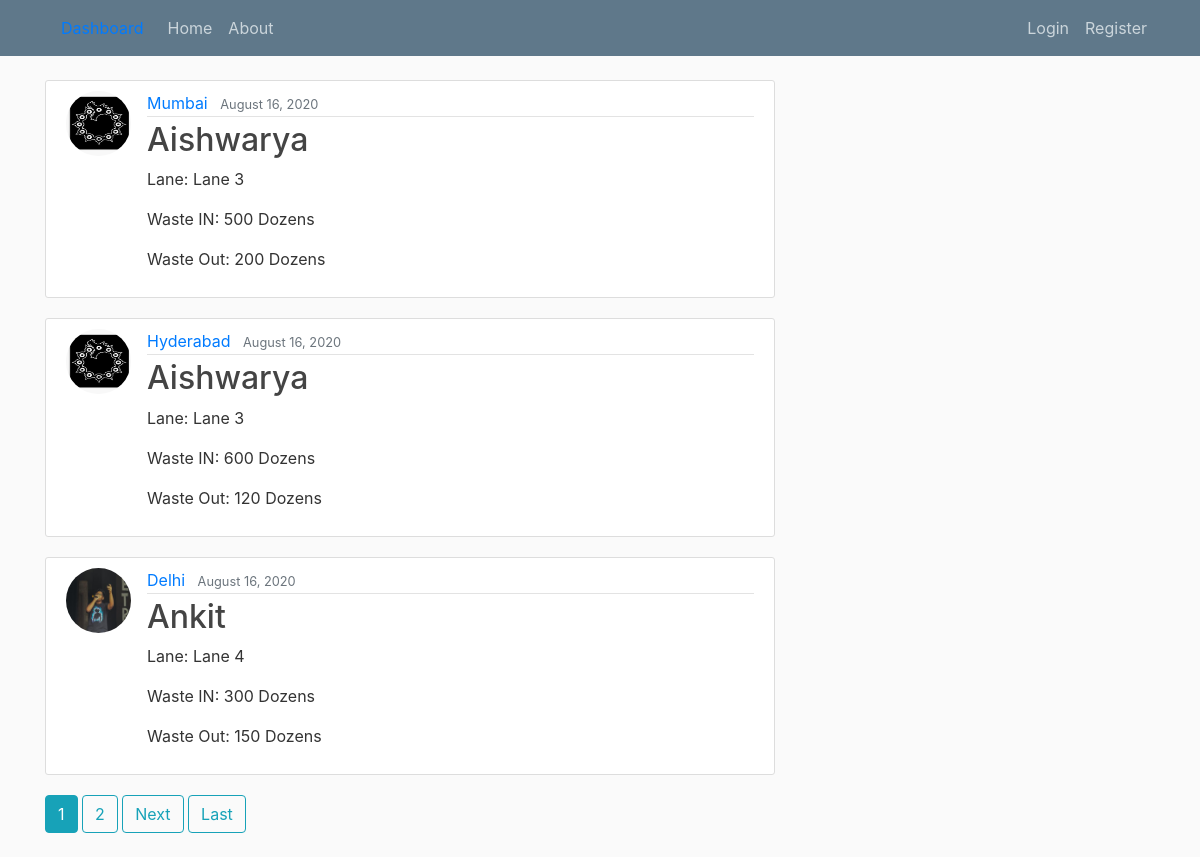
The page / on the database its author committed.
### blog/models.py (models this page shows, shortened)
class Post(models.Model):
    title = models.CharField(max_length=100) #city
    Lane_name = models.TextField() #lane
    WasteIn = models.IntegerField(default=0)
    WasteOut = models.IntegerField(default=0)
    date_posted = models.DateTimeField(default=timezone.now) #auto_now records time of every update where as auto_now_add records just the time of creation
    author = models.ForeignKey(User, on_delete=models.CASCADE) #One to many from author to post | on_delete tells to delete all post of the user/author if he/she gets deleted
    site_image = models.ImageField(default = 'default.jpg', upload_to = 'profilepics')

### users/models.py (models this page shows, shortened)
class Profile(models.Model):
    user = models.OneToOneField(User , on_delete = models.CASCADE)
    image = models.ImageField(default = 'default.jpg', upload_to = 'profilepics')

### blog/views.py (the view)
# urls.py: path('', PostListView.as_view() , name = 'blog-home'),
class PostListView(ListView):
    model = Post
    template_name = 'blog/home.html' #<app><model>_<viewtype>.html
    context_object_name = 'posts'
    ordering = ['-date_posted']
    paginate_by = 3

### blog/templates/blog/home.html (shortened to what this page needs)
{% extends 'blog/base.html'%}
{% block content %}
  {% for post in posts%}
    <article class="media content-section">
    <img class = "rounded-circle article-img" src = "{{ post.author.profile.image.url }}"">
      <div class="media-body">
        <div class="article-metadata">
          <a class="mr-2" href="{% url 'user-posts' post.title %}">{{ post.title }}</a>
          <small class="text-muted">{{ post.date_posted|date:"F d, Y" }}</small>
        </div>
        <h2><a class="article-title" href="{% url 'post-detail' post.id %}">{{ post.author }}</a></h2>
        <p class="article-content">Lane: {{ post.Lane_name }}</p>
        <p class="article-content">Waste IN: {{ post.WasteIn }} Dozens</p>
        <p class="article-content">Waste Out: {{ post.WasteOut }} Dozens</p>
      </div>
    </article>
  {% endfor %}
  {% if is_paginated %}
    {% for num in page_obj.paginator.page_range %}
      {% if page_obj.number == num%}
        <a class="btn btn-info mb-4" href = "?page={{ num }}">{{ num }}</a>
      {% elif num > page_obj.number|add:'-3' and num < page_obj.number|add:'+3' %}
        <a class="btn btn-outline-info mb-4" href = "?page={{ num }}">{{ num }}</a>
      {% endif %}
    {% endfor %}
    {% if page_obj.has_next %}
      <a class="btn btn-outline-info mb-4" href = "?page={{ page_obj.next_page_number}}">Next</a>
      <a class="btn btn-outline-info mb-4" href = "?page={{ page_obj.paginator.num_pages }}">Last</a>
    {% endif %}
  {% endif %}
{% endblock content %}

### blog/static/blog/main.css (style rules this page uses)
body { background: #fafafa; color: #333333; margin-top: 5rem; }
h1, h2, h3, h4, h5, h6 { color: #444444; }
.content-section { background: #ffffff; padding: 10px 20px; border: 1px solid #dddddd; border-radius: 3px; margin-bottom: 20px; }
.article-title { color: #444444; }
.article-content { white-space: pre-line; }
.article-img { height: 65px; width: 65px; margin-right: 16px; }
.article-metadata { padding-bottom: 1px; margin-bottom: 4px; border-bottom: 1px solid #e3e3e3 }

### rows shown on the page
Post: author.profile.image (placeholder picture), title "Mumbai", date_posted "August 16, 2020", author "Aishwarya", Lane_name "Lane 3", WasteIn "500", WasteOut "200"
Post: author.profile.image (placeholder picture), title "Hyderabad", date_posted "August 16, 2020", author "Aishwarya", Lane_name "Lane 3", WasteIn "600", WasteOut "120"
Post: author.profile.image (picture), title "Delhi", date_posted "August 16, 2020", author "Ankit", Lane_name "Lane 4", WasteIn "300", WasteOut "150"

### other values the page prints
{{ num }} "1"
{{ num }} "2"
